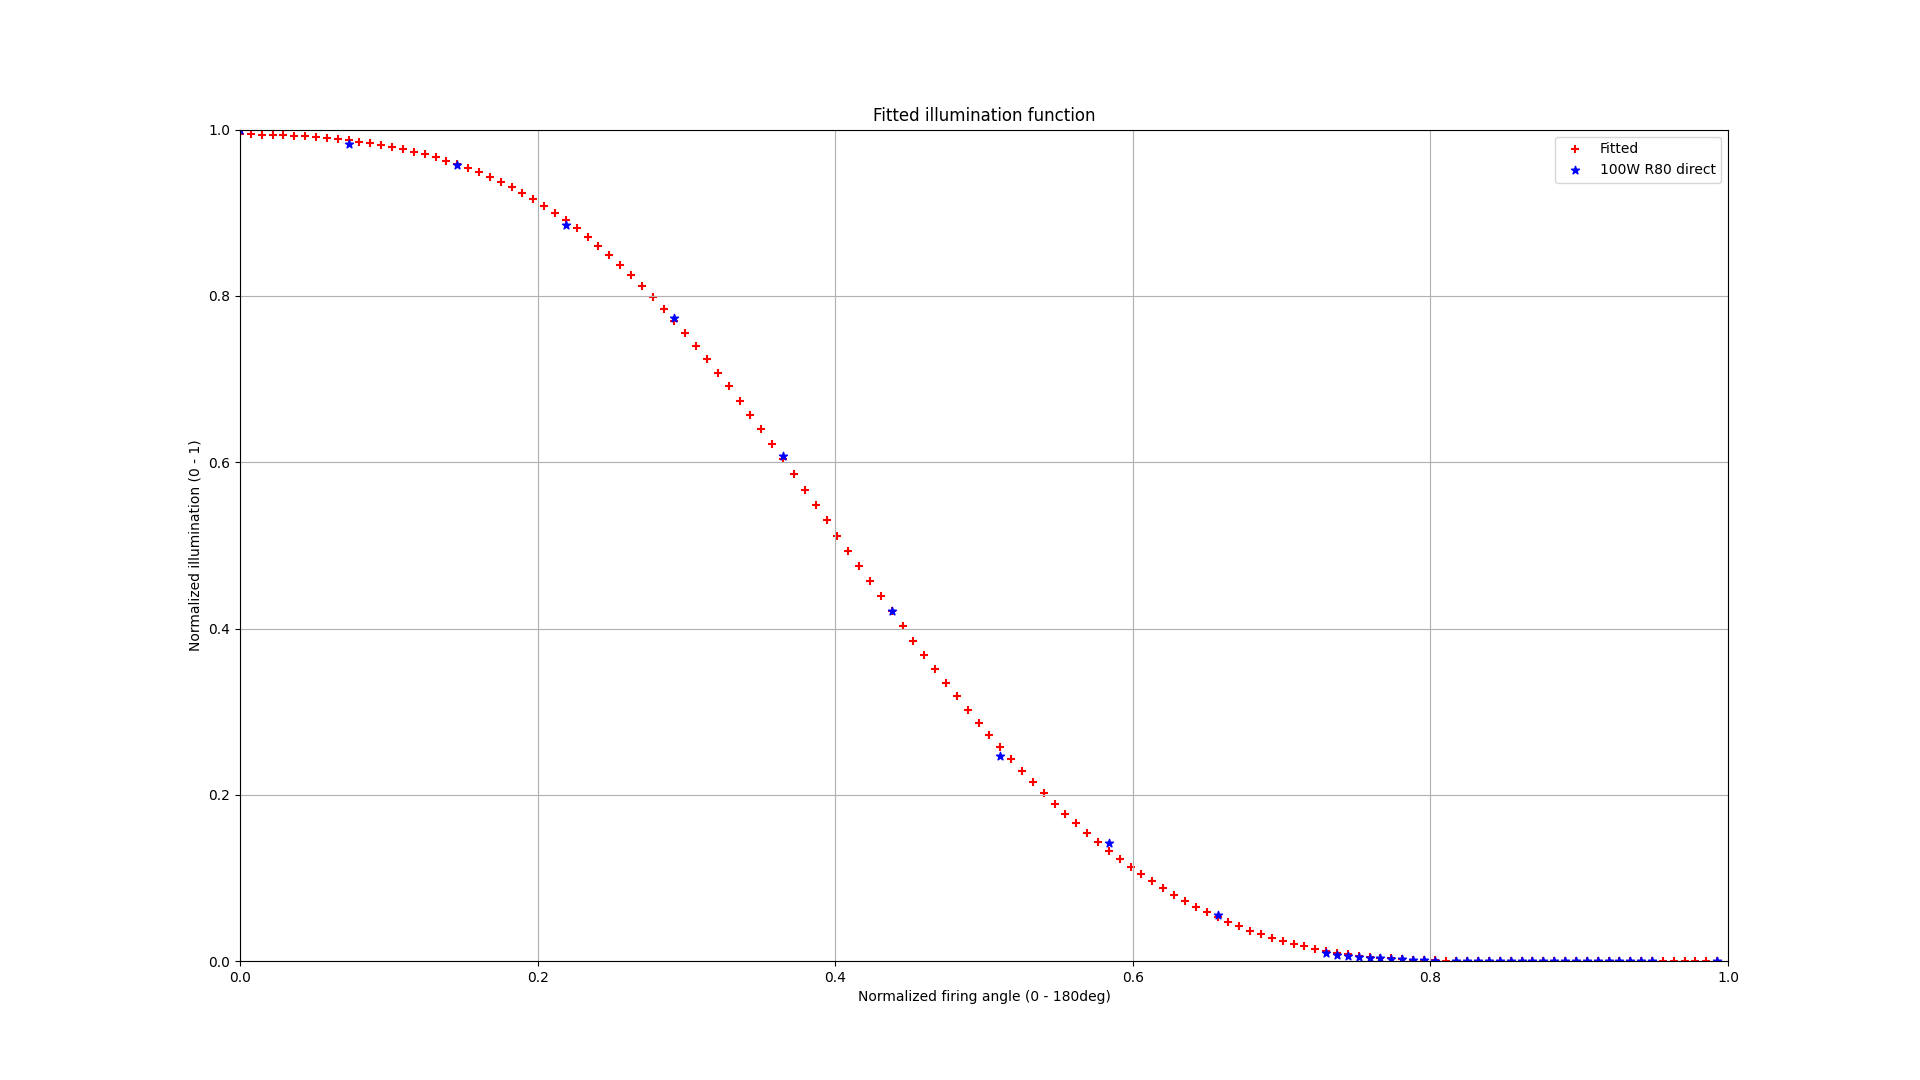

The script that saved this image:
import numpy as np
from scipy.optimize import curve_fit
import matplotlib.pyplot as plt
import math

'''
Fit normalized illumination response from normalized firing angle.
'''

# 100W R80 direct
raw_value = np.array([136, 130, 129, 128, 127, 126, 125, 124, 123, 122, 121, 120, 119, 118, 117, 116, 115, 114, 113, 112, 110, 109, 108, 107, 106, 105, 104, 103, 102, 101, 100, 90, 80, 70, 60, 50, 40, 30, 20, 10, 0])
raw_illum = np.array([0.01, 0.01, 0.01, 0.01, 0.01, 0.01, 0.01, 0.01, 0.04, 0.12, 0.28, 0.64, 1.03, 1.85, 3.4, 4.9, 8.3, 13.1, 19.3, 24.5, 49, 70, 96, 122, 160, 201, 255, 315, 395, 476, 580, 3300, 8400, 14600, 25000, 36000, 45900, 52500, 56800, 58300, 59300])

norm_firing_angle = raw_value / 137
norm_illum = raw_illum / np.max(raw_illum)
min_norm_illum = np.min(norm_illum)

def f(x, a, b, c, d, e, f, g):
  '''
  Fit polinomial to log(norm(illum))
  '''
  y = a + b * np.power(x, 2) + c * np.power(x, 4) + d * np.power(x, 6) + e * np.power(x, 8)
  y = np.exp(y)
  y = np.clip(y, min_norm_illum, None)
  return y

initial_params = [1, 0, 0, 0, 0, 0, 0]

params, covariance = curve_fit(f, norm_firing_angle, norm_illum, p0=initial_params)

a_fit, b_fit, c_fit, d_fit, e_fit, f_fit, g_fit = params

print(f'Fitted parameters: {params}')

xp = np.linspace(0, 136, 137) / 137
yp = f(xp, a_fit, b_fit, c_fit, d_fit, e_fit, f_fit, g_fit)

print()
print('Fitted function:')
print(xp)
print(yp)

plt.figure(figsize=(1920 / 100, 1080 / 100))


plt.scatter(xp, yp, marker='+', color='r', label='Fitted')
plt.scatter(norm_firing_angle, norm_illum, marker='*', color='b', label='100W R80 direct')
plt.title('Fitted illumination function')
plt.xlabel('Normalized firing angle (0 - 180deg)')
plt.ylabel('Normalized illumination (0 - 1)')
plt.grid(True)
plt.legend()
plt.xlim([0, 1])
plt.ylim([0, 1])

plt.savefig('fit-response.png', dpi=100)

plt.clf()

plt.figure(figsize=(1920 / 100, 1080 / 100))


plt.scatter(xp, np.log(yp), marker='+', color='r', label='Fitted')
plt.scatter(norm_firing_angle, np.log(norm_illum), marker='*', color='b', label='100W R80 direct')
plt.title('Fitted log illumination function')
plt.xlabel('Normalized firing angle (0 - 180deg)')
plt.ylabel('log(Normalized illumination) (... - 0)')
plt.grid(True)
plt.legend()
plt.xlim([0, 1])
plt.ylim(ymax = 1)

plt.savefig('fit-response-log.png', dpi=100)



